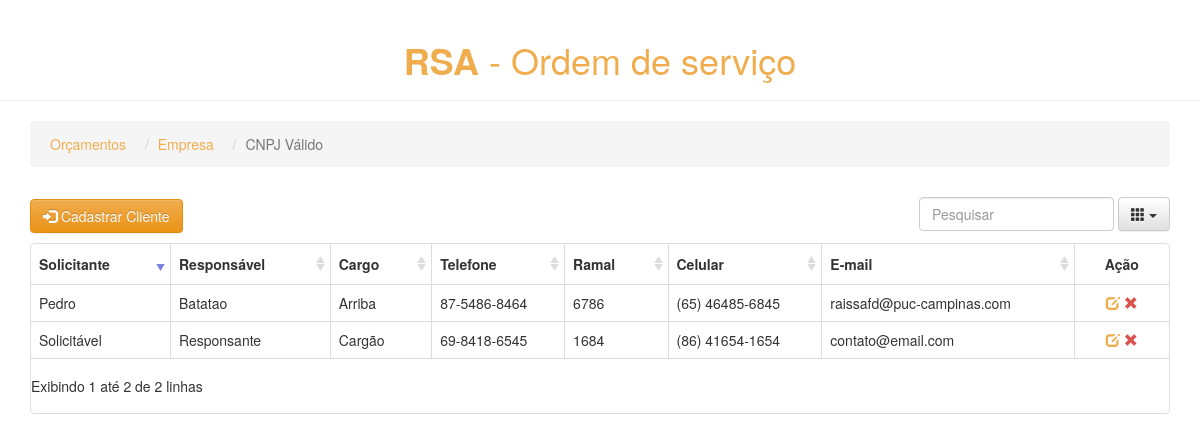
The app's page /pros/empresas/3/ with its own data.
### pros/models.py (models this page shows, shortened)
class Empresa(models.Model):
    nome_empresa = models.CharField(max_length=200)
    nome_social = models.CharField(max_length=200)
    cnpj = models.CharField(max_length=20, unique=True)
    insc_estadual = models.CharField(max_length=20)
    cidade = models.CharField(max_length=100)
    estado = models.CharField(max_length=100)
    end = models.CharField(max_length=300)
    cep = models.CharField(max_length=10)

class Cliente(models.Model):
    empresa = models.ForeignKey(Empresa, on_delete=models.CASCADE)
    solicitante = models.CharField(max_length=100)
    responsavel = models.CharField(max_length=100)
    cargo = models.CharField(max_length=100, blank=True)
    tel = models.CharField(max_length=50)
    ramal = models.CharField(max_length=50)
    cel = models.CharField(max_length=50)
    email = models.CharField(max_length=200)

### pros/views.py (the view)
# urls.py: url(r'^empresas/(?P<empresa_id>[0-9]+)/$', views.clientes, name='clientes'),
def clientes(request, empresa_id):
    client_list = Cliente.objects.filter(empresa_id=empresa_id)
    nome_empresa = Empresa.objects.filter(id=empresa_id).get().nome_empresa
    return render(request, 'pros/clientes.html', {'client_list': client_list, 'nome_empresa': nome_empresa,
                                                    'empresa_id': empresa_id})

### pros/templates/pros/clientes.html (shortened to what this page needs)
<!DOCTYPE HTML>
{% include 'pros/base.html' %}
{% load staticfiles %}
<html lang="pt-br">
    <head>
    </head>
    <body>
        <header class="page-header text-center color-link-cliente">
            <h1><strong>RSA</strong> - Ordem de serviço</h1>
        </header>
        <div class="container">
            <ul class="breadcrumb">
                <li><a class="color-link-cliente" href="{% url 'pros:index' %}">Orçamentos</a></li>
                <li><a class="color-link-cliente" href="{% url 'pros:empresas' %}">Empresa</a> </li>
                <li class="active">{{ nome_empresa }}</li>
            </ul>
            <div id="toolbar-cliente">
                <a type="button" class="btn btn-warning btn-cadastro" href="{% url 'pros:cadastro_cliente' empresa_id=empresa_id %}">
                    <i class="glyphicon glyphicon-log-in"></i> Cadastrar Cliente
                </a>
            </div>
            <table data-toggle="table"
                data-toolbar="#toolbar-cliente"
                data-search="true"
                data-sort-name="solicitante"
                data-sort-order="desc"
                data-pagination="true"
                data-show-footer="false"
                data-page-list="[10, 25, 50, 100, ALL]"
                data-minimum-count-columns="2"
                data-show-columns="true">
                <thead>
                    <tr>
                        <th data-field="solicitante" data-sortable="true">Solicitante</th>
                        <th data-field="responsavel" data-sortable="true">Responsável</th>
                        <th data-field="cargo" data-sortable="true">Cargo</th>
                        <th data-field="tel" data-sortable="true">Telefone</th>
                        <th data-field="ramal" data-sortable="true">Ramal</th>
                        <th data-field="cel" data-sortable="true">Celular</th>
                        <th data-field="email" data-sortable="true">E-mail</th>
                        <th data-field="action" class="col-md-1" data-align="center">Ação</th>
                    </tr>
                </thead>
                <tbody>
                    {% for clientes in client_list %}
                        <tr>
                            <td class="text-overflow">{{ clientes.solicitante }}</td>
                            <td class="text-overflow">{{ clientes.responsavel }}</td>
                            <td class="text-overflow">{{ clientes.cargo }}</td>
                            <td class="text-overflow">{{ clientes.tel }}</td>
                            <td class="text-overflow">{{ clientes.ramal }}</td>
                            <td class="text-overflow">{{ clientes.cel }}</td>
                            <td class="text-overflow">{{ clientes.email }}</td>
                            <td class="col-md-1" data-align="center">
                                <a class="edit ml10" href="update_cliente/{{ clientes.id }}" title="Edit">
                                    <i class="glyphicon glyphicon-edit color-link-cliente"></i>
                                </a>
                                <a class="remove ml10 remove-client" title="Remove" data-toggle="modal" href="#"
                                   data-id="{{ clientes.id }}" data-name="{{ clientes.solicitante }}"
                                   data-target="#client-del">
                                    <i class="glyphicon glyphicon-remove color-delete"></i>
                                </a>
                            </td>
                        </tr>
                    {% endfor %}
                </tbody>
            </table>
        </div>
    </body>
</html>

### pros/static/css/pros.css (style rules this page uses)
body { background-color: e9e9e9; }
.color-link-cliente { color: #f0ad4e; }
.color-delete { color: #d9534f; }
.breadcrumb li { padding: 5px; }

### records on screen
Empresa: nome_empresa "CNPJ Válido"
Cliente: solicitante "Pedro", responsavel "Batatao", cargo "Arriba", tel "87-5486-8464", ramal "6786", cel "(65) 46485-6845", email "raissafd@puc-campinas.com"
Cliente: solicitante "Solicitável", responsavel "Responsante", cargo "Cargão", tel "69-8418-6545", ramal "1684", cel "(86) 41654-1654", email "contato@email.com"
